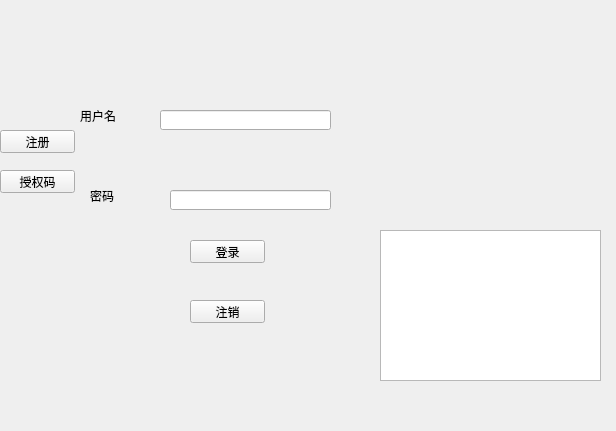
<?xml version="1.0" encoding="UTF-8"?>
<ui version="4.0">
 <class>QtLogin</class>
 <widget class="QWidget" name="QtLogin">
  <property name="geometry">
   <rect>
    <x>0</x>
    <y>0</y>
    <width>616</width>
    <height>431</height>
   </rect>
  </property>
  <property name="windowTitle">
   <string>QtLogin</string>
  </property>
  <widget class="QLabel" name="label">
   <property name="geometry">
    <rect>
     <x>80</x>
     <y>110</y>
     <width>54</width>
     <height>12</height>
    </rect>
   </property>
   <property name="text">
    <string>用户名</string>
   </property>
  </widget>
  <widget class="QLabel" name="label_2">
   <property name="geometry">
    <rect>
     <x>90</x>
     <y>190</y>
     <width>54</width>
     <height>12</height>
    </rect>
   </property>
   <property name="text">
    <string>密码</string>
   </property>
  </widget>
  <widget class="QLineEdit" name="lineEdit_user_name">
   <property name="geometry">
    <rect>
     <x>160</x>
     <y>110</y>
     <width>171</width>
     <height>20</height>
    </rect>
   </property>
  </widget>
  <widget class="QLineEdit" name="lineEdit_code">
   <property name="geometry">
    <rect>
     <x>170</x>
     <y>190</y>
     <width>161</width>
     <height>20</height>
    </rect>
   </property>
  </widget>
  <widget class="QPushButton" name="btn_login">
   <property name="geometry">
    <rect>
     <x>190</x>
     <y>240</y>
     <width>75</width>
     <height>23</height>
    </rect>
   </property>
   <property name="text">
    <string>登录</string>
   </property>
  </widget>
  <widget class="QPlainTextEdit" name="plainTextEdit">
   <property name="geometry">
    <rect>
     <x>380</x>
     <y>230</y>
     <width>221</width>
     <height>151</height>
    </rect>
   </property>
  </widget>
  <widget class="QPushButton" name="btn_register">
   <property name="geometry">
    <rect>
     <x>0</x>
     <y>130</y>
     <width>75</width>
     <height>23</height>
    </rect>
   </property>
   <property name="text">
    <string>注册</string>
   </property>
  </widget>
  <widget class="QPushButton" name="btn_verification">
   <property name="geometry">
    <rect>
     <x>0</x>
     <y>170</y>
     <width>75</width>
     <height>23</height>
    </rect>
   </property>
   <property name="text">
    <string>授权码</string>
   </property>
  </widget>
  <widget class="QPushButton" name="btn_logout">
   <property name="geometry">
    <rect>
     <x>190</x>
     <y>300</y>
     <width>75</width>
     <height>23</height>
    </rect>
   </property>
   <property name="text">
    <string>注销</string>
   </property>
  </widget>
 </widget>
 <layoutdefault spacing="6" margin="11"/>
 <resources/>
 <connections>
  <connection>
   <sender>btn_logout</sender>
   <signal>clicked()</signal>
   <receiver>QtLogin</receiver>
   <slot>pushButton_get_clicked_logout()</slot>
   <hints>
    <hint type="sourcelabel">
     <x>216</x>
     <y>315</y>
    </hint>
    <hint type="destinationlabel">
     <x>190</x>
     <y>339</y>
    </hint>
   </hints>
  </connection>
 </connections>
 <slots>
  <slot>pushButton_get_clicked_logout()</slot>
 </slots>
</ui>
